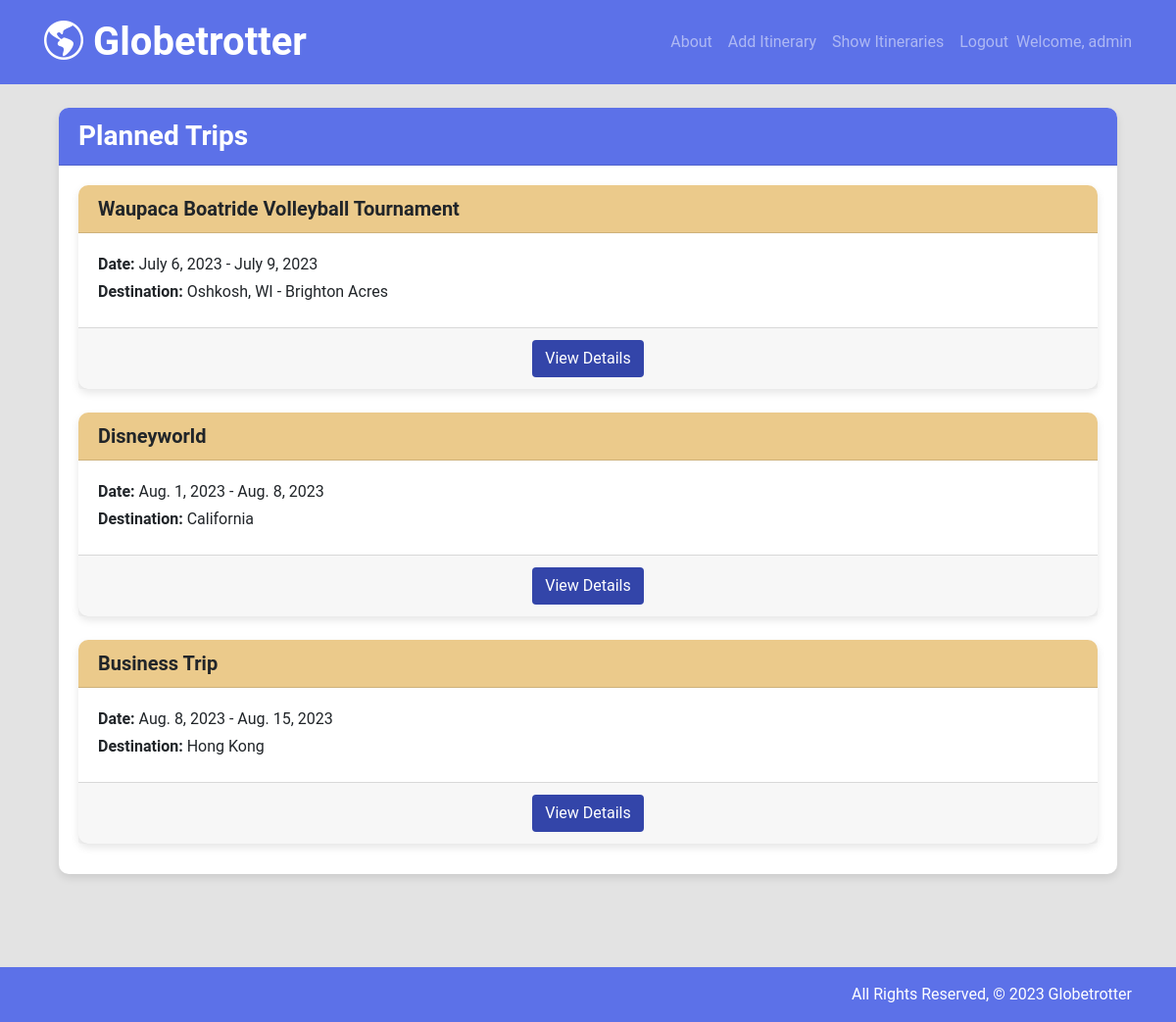
Page /itineraries/ (signed in) on the earlier database version.
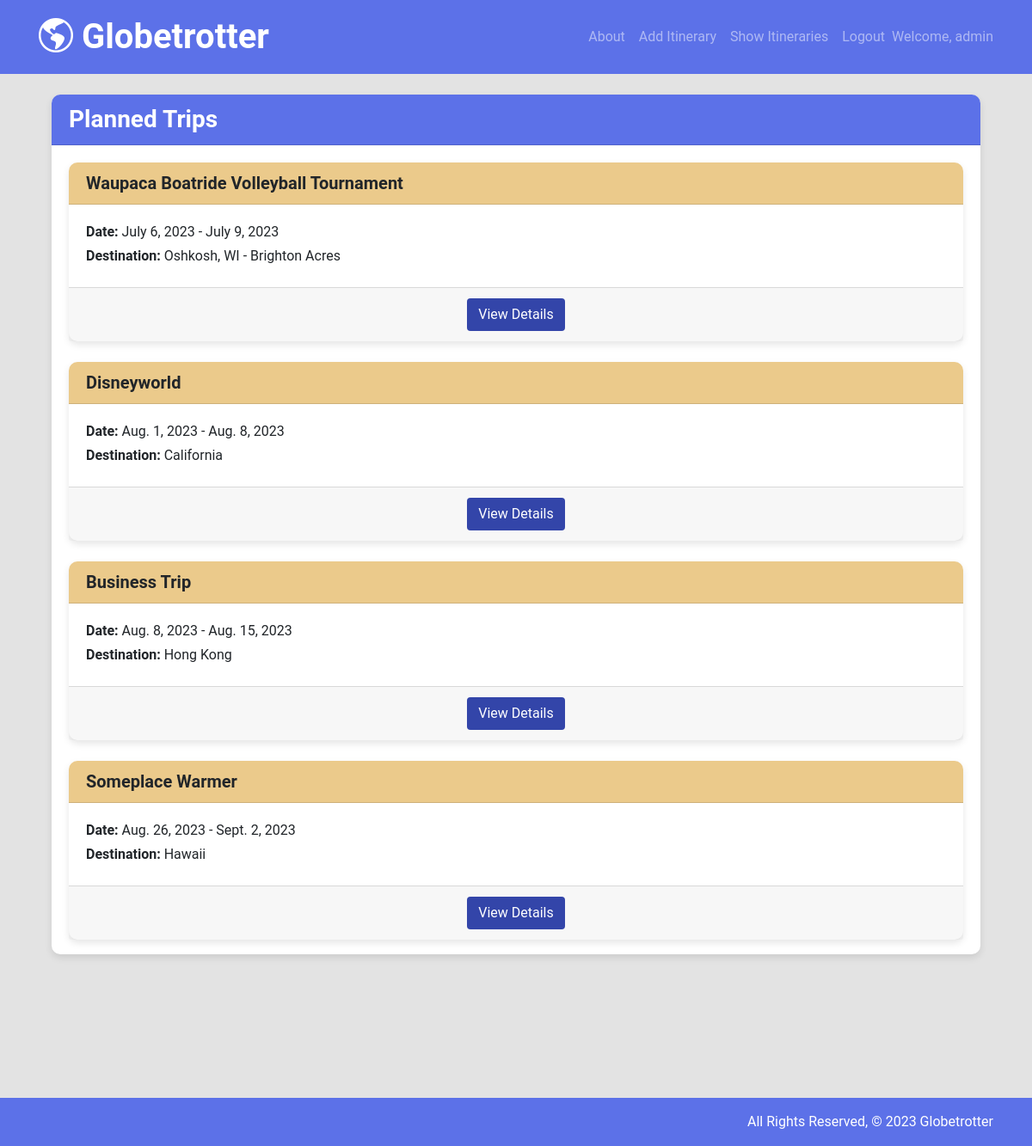
Same page on the later database version.
### main_app/models.py (models this page shows, shortened)
class TravelItinerary(models.Model):
    users = models.ManyToManyField(User)
    title = models.CharField(max_length=100)
    start_date = models.DateField()
    end_date = models.DateField()
    location = models.CharField(max_length=100)
    hotel = models.CharField(max_length=100)
    notes = models.TextField(blank=True)

### main_app/views.py (the view)
# urls.py: path("itineraries/", views.ItineraryIndex.as_view(), name="index_itinerary"),
class ItineraryIndex(ListView):
    model = TravelItinerary
    template_name = "itineraries/index.html"
    context_object_name = "itineraries"
    def get_queryset(self):
        user = self.request.user
        queryset = TravelItinerary.objects.filter(users=user)
        return queryset

### main_app/templates/itineraries/index.html
{% extends 'base.html' %} {% block content %}
<div class="container wrapper mt-4">
  <div class="card" style="max-height: 75vh">
    <div class="card-header bg-blue text-white">
      <h3 class="font-weight-bold mb-0">Planned Trips</h3>
    </div>
    <div class="card-body overflow-auto">
      <div class="row">
        {% if itineraries %} {% for itinerary in itineraries %}
        <div class="col-md-12 mb-4">
          <div class="card h-100">
            <div class="card-header bg-yellow text-black">
              <h5 class="font-weight-bold mb-0">{{ itinerary.title }}</h5>
            </div>
            <div class="card-body">
              <p class="card-text mb-1">
                <strong>Date:</strong> {{ itinerary.start_date }} -
                {{itinerary.end_date }}
              </p>
              <p class="card-text mb-1">
                <strong>Destination:</strong> {{ itinerary.location }}
              </p>
            </div>
            <div class="card-footer text-center">
              <a
                href="{% url 'detail_itinerary' itinerary.id %}"
                class="btn btn-purple"
                >View Details</a
              >
            </div>
          </div>
        </div>
        {% endfor %} {% else %}
        <div class="col-md-12 text-center">
          <p class="text-muted">No itineraries available.</p>
        </div>
        {% endif %}
      </div>
    </div>
  </div>
</div>
{% endblock %}

Differences in the rows shown:
added TravelItinerary: title "Someplace Warmer", start_date "Aug. 26, 2023", end_date "Sept. 2, 2023", location "Hawaii"
